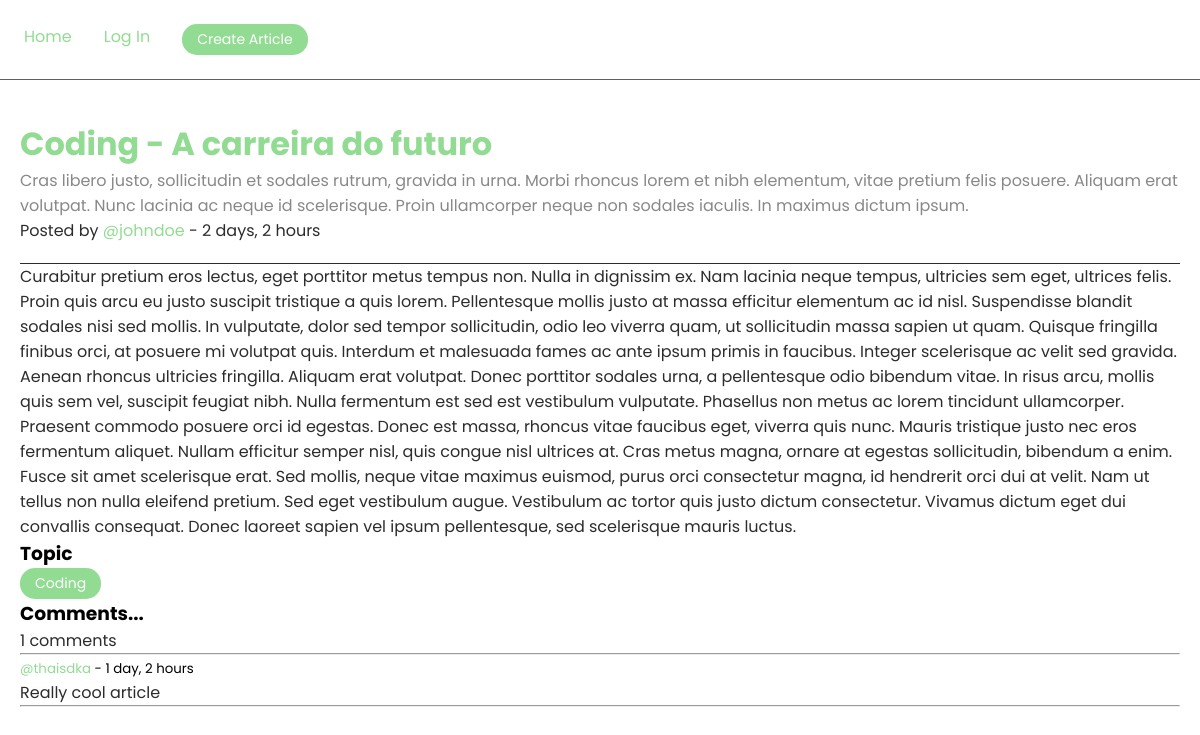
/article/15d33f33-3fab-4a41-b0f4-0592d28b9f6d, run on the app's committed database.
### base/models.py (models this page shows, shortened)
class Article(models.Model):
    id = models.UUIDField(
        primary_key=True, default=uuid.uuid4, unique=True, editable=False)
    title = models.CharField(max_length=255)
    author = models.ForeignKey(User, on_delete=models.SET_NULL, null=True)
    topic = models.ForeignKey('Topic', on_delete=models.SET_NULL, null=True)
    created_at = models.DateTimeField(auto_now_add=True)
    updated_at = models.DateTimeField(auto_now=True)
    resume = models.CharField(max_length=500, null=True, blank=True)
    body = models.TextField(null=True, blank=True, default='')
    class Meta:
        ordering = ['-updated_at', '-created_at']

class Topic(models.Model):
    name = models.CharField(max_length=255)
    def __str__(self):
        return self.name

class Message(models.Model):
    user = models.ForeignKey(User, on_delete=models.CASCADE)
    article = models.ForeignKey(Article, on_delete=models.CASCADE)
    body = models.TextField(null=True, blank=True, default='')
    created_at = models.DateTimeField(auto_now_add=True)
    class Meta:
        ordering = ['-created_at']

### base/views.py (the view, shortened to what this page needs)
# urls.py: path('article/<str:pk>', views.articleView, name='article'),
def articleView(request, pk):
    article = Article.objects.get(id=pk)
    article_messages = article.message_set.all()
    messages_count = article_messages.count()
    context = {'article': article,'comments': article_messages,'comments_count': messages_count,}
    return render(request, 'base/article-view.html', context)

### base/templates/base/article-view.html (shortened to what this page needs)
{% extends 'main.html' %}
{% block content %}
<main class="main-container">
    <div class="article-box">
        <h1>{{ article.title }}</h1>
        <h2 class="resume">{{ article.resume }}</h2>
        <p>Posted by <a href="{% url 'profile' article.author.id %}"> @{{ article.author.username }} </a> - {{ article.updated_at|timesince }}</p>
    </div>
    <div>
        <p>{{ article.body }}</p>
    </div>
    <div>
        <h3>Topic</h3>
        <p class="box">{{ article.topic }}</p>
    </div>
    <div>
        <h3>Comments...</h3>
        {% if comments_count > 0 %}
            <p> {{comments_count}} comments</p>
            <hr>
            {% for comment in comments %}
                <small><a href="{% url 'profile' comment.user.id %}">@{{ comment.user }} </a>-  {{ comment.created_at|timesince }}</small>
                <p>{{ comment.body }}</p>
                <hr>
            {% endfor %}
        {% else %}
            <p>No comments yet...</p>
        {% endif %}
    </div>
</main>
{% endblock content %}

### static/styles/main.css (style rules this page uses)
* { margin: 0; padding: 0; font-family: 'Poppins', sans-serif; }
h1, h2, h4 { color: rgb(146, 219, 146); }
.main-container { padding: 20px; }
.article-box { padding-top:20px; padding-bottom: 20px; border-bottom: 1px solid rgb(44, 44, 44); }
.resume { color: rgb(136, 136, 136); font-size:16px; font-weight: 400; }
.box { background-color: rgb(146, 219, 146); border: none; border-radius: 15px; color: white; padding: 5px 15px; text-align: center; text-decoration: none; display: inline-block; font-size: 14px; }
a { text-decoration: none; color: rgb(146, 219, 146); }
p { color: rgb(44, 44, 44); }

### data on the page
Article: title "Coding - A carreira do futuro", resume "Cras libero justo, sollicitudin et sodales rutrum, gravida in urna. Morbi rhoncus lorem et nibh elementum, vitae pretium felis posuere. Aliquam erat volutpat. Nunc lacinia ac neque id scelerisque. Proin ullamcorper neque non sodales iaculis. In maximus dictum ipsum.", author.username "johndoe", updated_at "2 days, 2 hours", body "Curabitur pretium eros lectus, eget porttitor metus tempus non. Nulla in dignissim ex. Nam lacinia neque tempus, ultricies sem eget, ultrices felis. Proin quis arcu eu justo suscipit tristique a quis lorem. Pellentesque mollis justo at massa efficitur elementum ac id nisl. Suspendisse blandit sodales nisi sed mollis. In vulputate, dolor sed tempor sollicitudin, odio leo viverra quam, ut sollicitudin massa sapien ut quam. Quisque fringilla finibus orci, at posuere mi volutpat quis. Interdum et malesuada fames ac ante ipsum primis in faucibus. Integer scelerisque ac velit sed gravida. Aenean rhoncus ultricies fringilla. Aliquam erat volutpat. Donec porttitor sodales urna, a pellentesque odio…", topic "Coding"
Message: user "thaisdka", created_at "1 day, 2 hours", body "Really cool article"

### other printed values
{{ comments_count }} "1"
